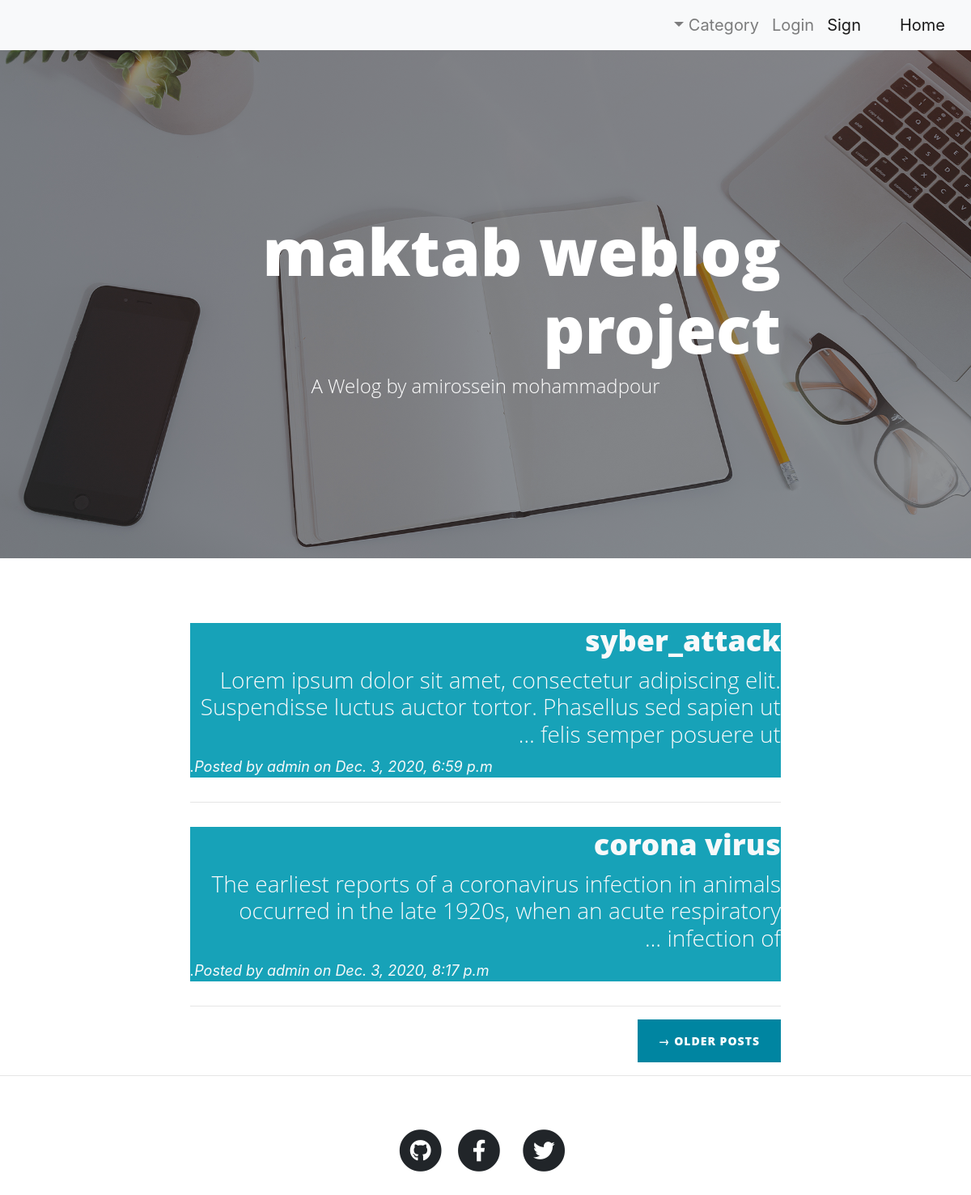
/home/, run on the app's committed database.
### post/models.py (models this page shows, shortened)
class Post(BaseModel):
    STATUS_CHOICES = (
        (0, 'DRAFT'),
        (1, 'PUBLISHED'),
        (2, 'ARCHIVED')
    )
    status = models.PositiveSmallIntegerField(verbose_name="status", choices=STATUS_CHOICES,
                                              default=0)
    title = models.CharField(verbose_name="title", max_length=100)
    slug = models.SlugField(verbose_name="Slug", db_index=True, unique=True)
    body = models.TextField(verbose_name="body")
    author = models.ForeignKey(Author, related_name="Posts", on_delete=models.SET_DEFAULT, default=1)
    attachment = models.FileField(
        verbose_name="attachment", upload_to="post/attachments/", null=True)
    category = models.ForeignKey(Category, verbose_name="category", on_delete=models.CASCADE)
    create_at = models.DateTimeField(verbose_name="Create at", auto_now_add=True)
    update_at = models.DateTimeField(verbose_name="Update at", auto_now=True)
    class Meta:
        verbose_name = "Post"
        verbose_name_plural = "Posts"
        db_table = "post"

### author/models.py (models this page shows, shortened)
class Author(BaseModel):
    avatar=models.ImageField(verbose_name="avatar",upload_to="author/avatars/")
    user =models.OneToOneField(User,related_name="author",on_delete=models.CASCADE)
    class Meta:
        verbose_name="Author"
        verbose_name_plural="Authors"
        db_table = "author"

### post/views.py (the view)
# urls.py: 2. Add a URL to urlpatterns:  path('', views.home, name='home')
def home(request):
    post_list=Post.objects.all()
    user=request.user.id
    category_list=Category.objects.all()
    post_count = Post.objects.filter(author=user).count()
    context={'first_name': 'John', 'last_name': 'Doe','post_count':post_count,
             "post_titles":post_list,"category_list":category_list}
    print(category_list)
    return render(request,"weblog/home.html",context)

### category/models.py (called while the page is built)
    def __str__(self):
        return self.slug

### templates/weblog/home.html (shortened to what this page needs)
{% extends 'weblog/base.html' %}
{% load static %}
{% block body %}
 <nav class="navbar navbar-expand-lg  navbar-light bg-light">
  <a class="navbar-brand" href="{% url 'home'  %}">Home</a>
  <div class="collapse navbar-collapse" id="navbarNavDropdown">
    <ul class="navbar-nav">
      <li class="nav-item active">
        <a class="nav-link" href="{% url 'signup'  %}">Sign <span class="sr-only">(current)</span></a>
      </li>
      <li class="nav-item">
        <a class="nav-link" href="#">Login</a>
      </li>
      <li class="nav-item dropdown">
        <a class="nav-link dropdown-toggle" href="#" id="navbarDropdownMenuLink" data-toggle="dropdown" aria-haspopup="true" aria-expanded="false">
        </a>
      </li>
    </ul>
  </div>
</nav>
  <header class="masthead" style="background-image: url({% static 'post/img/home-bg.jpg' %})">
    <div class="overlay"></div>
    <div class="container">
      <div class="row">
        <div class="col-lg-8 col-md-10 mx-auto">
          <div class="site-heading">
            <h1> maktab weblog project</h1>
            <span class="subheading">A  Welog by amirossein mohammadpour</span>
          </div>
        </div>
      </div>
    </div>
  </header>
  <div class="container">
    <div class="row">
      <div class="col-lg-8 col-md-10 mx-auto">
         {% for post in post_titles %}
        <div class="post-preview bg-info text-light ">
          <a href="post.html">
            <h2 class="post-title text-light">
              {{ post.title }}
            </h2>
            <h3 class="post-subtitle text-light">
              {{ post.body|truncatewords:"20" }}
            </h3>
          </a>
          <p class="post-meta  bg-info text-light">Posted by
            <a href="#" class="text-light">{{ post.author.user.username }}</a>
            on {{ post.create_at}}</p>
        </div>
        <hr>
{% endfor %}
        <div class="clearfix">
          <a class="btn btn-primary float-right" href="#">Older Posts &rarr;</a>
        </div>
      </div>
    </div>
  </div>
  <hr>
  <footer>
    <div class="container">
      <div class="row">
        <div class="col-lg-8 col-md-10 mx-auto">
          <ul class="list-inline text-center">
            <li class="list-inline-item">
              <a href="#">
                <span class="fa-stack fa-lg">
                  <i class="fas fa-circle fa-stack-2x"></i>
                  <i class="fab fa-twitter fa-stack-1x fa-inverse"></i>
                </span>
              </a>
            </li>
            <li class="list-inline-item">
              <a href="#">
                <span class="fa-stack fa-lg">
                  <i class="fas fa-circle fa-stack-2x"></i>
                  <i class="fab fa-facebook-f fa-stack-1x fa-inverse"></i>
                </span>
              </a>
            </li>
            <li class="list-inline-item">
              <a href="#">
                <span class="fa-stack fa-lg">
                  <i class="fas fa-circle fa-stack-2x"></i>
                  <i class="fab fa-github fa-stack-1x fa-inverse"></i>
                </span>
              </a>
            </li>
          </ul>
        </div>
      </div>
    </div>
  </footer>
{% endblock %}

### templates/weblog/base.html (shortened to what this page needs)
{% load static %}
<!DOCTYPE html>
<html lang="en">
<head>
  <link href="{% static 'post/vendor/bootstrap/css/bootstrap.min.css' %}" rel="stylesheet">
  <link href= "{% static 'post/vendor/fontawesome-free/css/all.min.css' %}" rel="stylesheet" type="text/css">
    <link href="{% static 'post/css/clean-blog.min.css' %}" rel="stylesheet">
</head>
<body>
    {% block body %}{% endblock %}
</body>
</html>

### data on the page
Post: title "syber_attack", body "Lorem ipsum dolor sit amet, consectetur adipiscing elit. Suspendisse luctus auctor tortor. Phasellus sed sapien ut felis semper posuere ut …", author.user.username "admin", create_at "Dec. 3, 2020, 6:59 p.m."
Post: title "corona virus", body "The earliest reports of a coronavirus infection in animals occurred in the late 1920s, when an acute respiratory infection of …", author.user.username "admin", create_at "Dec. 3, 2020, 8:17 p.m."
